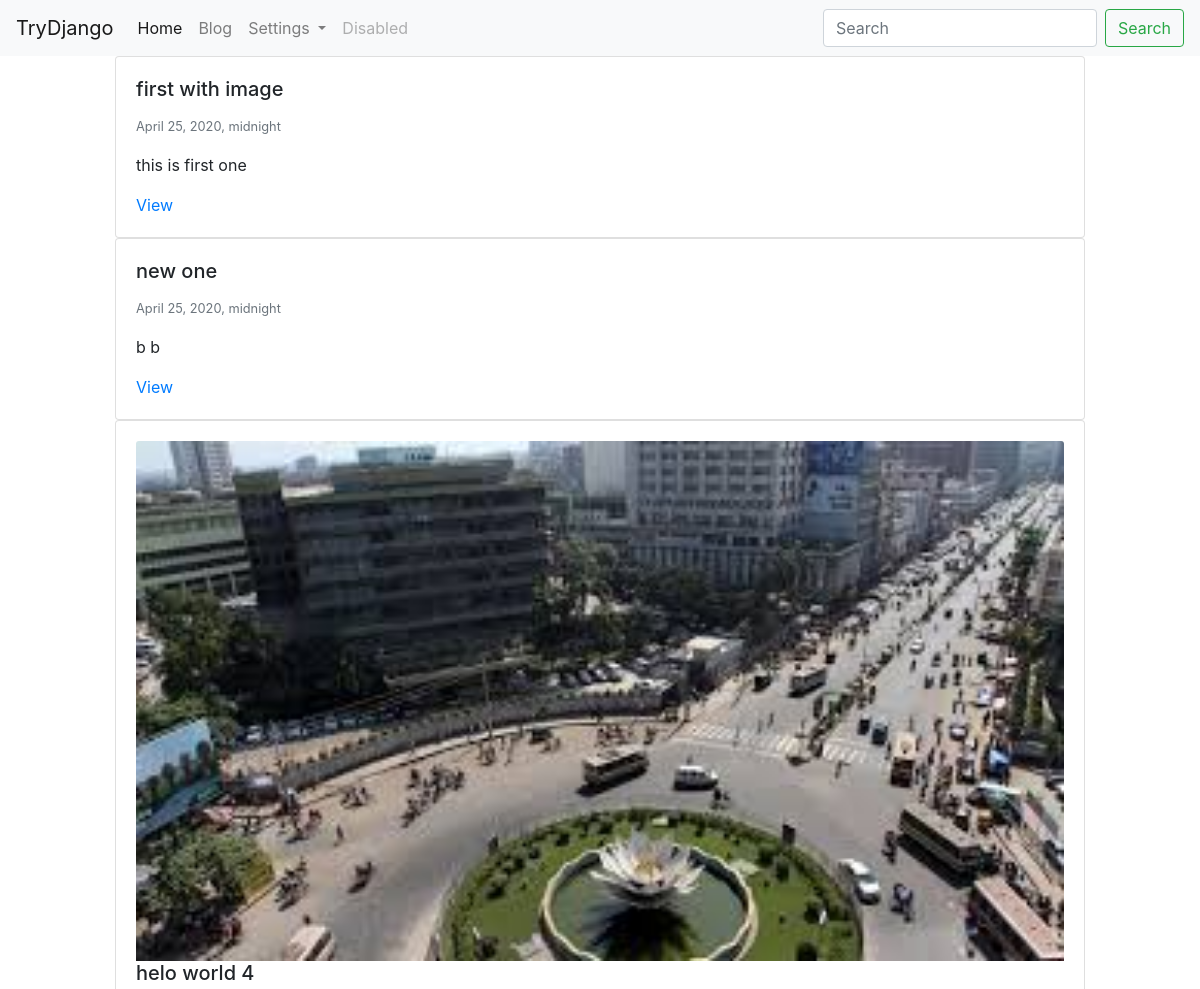
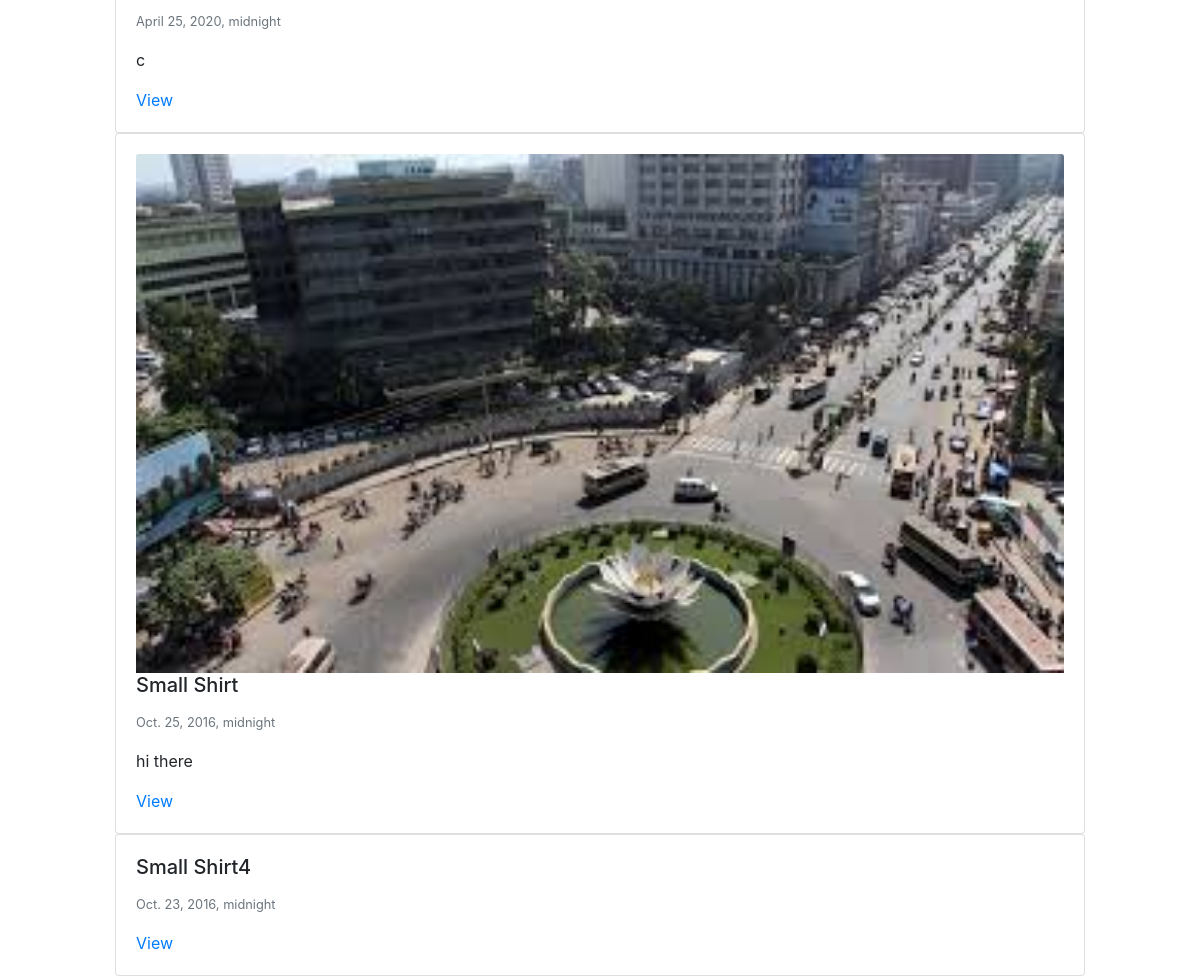
Screenshot of /blog/ with the database file from the repository (2 pictures, top to bottom).
### blog/models.py (models this page shows, shortened)
class BlogPost(models.Model):   #blogpost_set -> queryset
    user = models.ForeignKey(User, default=1, null=True, on_delete=models.SET_NULL) #on_delete=models.CASCADE (if user will delete then all will delete)
    image = models.ImageField(upload_to='image/', blank=True, null=True)
    title = models.CharField(max_length=120)
    slug = models.SlugField(unique=True) # hello world->hello-world
    content = models.TextField(null=True,blank=True)
    publish_date = models.DateTimeField(auto_now=False, auto_now_add=False, null=True, blank=True)
    timestamp = models.DateTimeField(auto_now_add=True)
    updated = models.DateTimeField(auto_now=True)
    objects = BlogPostManager()
    class Meta:
        ordering = ['-publish_date', '-updated', '-timestamp', '-pk']
    def get_absolute_url(self):
        return f"/blog/{self.slug}"

### blog/views.py (the view)
# urls.py: path('', blog_post_list_view),
def blog_post_list_view(request):
    qs = BlogPost.objects.all().published()
    if request.user.is_authenticated:
        my_qs = BlogPost.objects.filter(user=request.user)
        qs = (qs | my_qs).distinct()
    template_name = 'blog/list.html'
    context = {'object_list': qs}
    return render(request, template_name, context)

### blog/models.py (called while the page is built)
    def published(self):
        now = timezone.now()
        return self.filter(publish_date__lte=now)

    def get_queryset(self):
        now = timezone.now()
        return BlogPostQuerySet(self.model, using=self._db)

### blog/templates/blog/list.html
{% extends 'base.html' %}
{% block content %}
    <div class="row">
        {% for object in object_list %}
        {% include 'blog/list-inline.html' with blog_post=object truncate=True details=False %}
        {% endfor %}
    </div>
{% endblock content %}

### blog/templates/blog/list-inline.html (shortened to what this page needs)
<div class="col-12 col-md-10 md-3 mx-auto">
    <div class="card {% if not blog_post.publish_date %} border border-warning text-dark {% endif %}">
        <div class="card-body">
            {% if blog_post.image %}
                <a href="{{ blog_post.get_absolute_url }}">
                    <img src="{{ blog_post.image.url }}" alt="" class="card-img-top">
                </a>
            {% endif %}
            <h5 class="card-title">{{ blog_post.title }}</h5>
            <p class="card-text">
                <small class="text-muted">{{ blog_post.publish_date }}</small>
                {% if truncate %}
                    {{ blog_post.content|linebreaks|truncatewords:30 }}
                {% else %}
                    {{ blog_post.content|linebreaks}}
                {% endif %}
            </p>
            {% if not details %}
                <a href="{{ blog_post.get_absolute_url }}">View</a>
            {% endif %}
        </div>
    </div>
</div>

### rows the page displays
BlogPost: title "first with image", publish_date "April 25, 2020, midnight", content "this is first one"
BlogPost: title "new one", publish_date "April 25, 2020, midnight", content "b b"
BlogPost: image (picture), title "helo world 4", publish_date "April 25, 2020, midnight", content "c"
BlogPost: image (picture), title "Small Shirt", publish_date "Oct. 25, 2016, midnight", content "hi there"
BlogPost: title "Small Shirt4", publish_date "Oct. 23, 2016, midnight"
